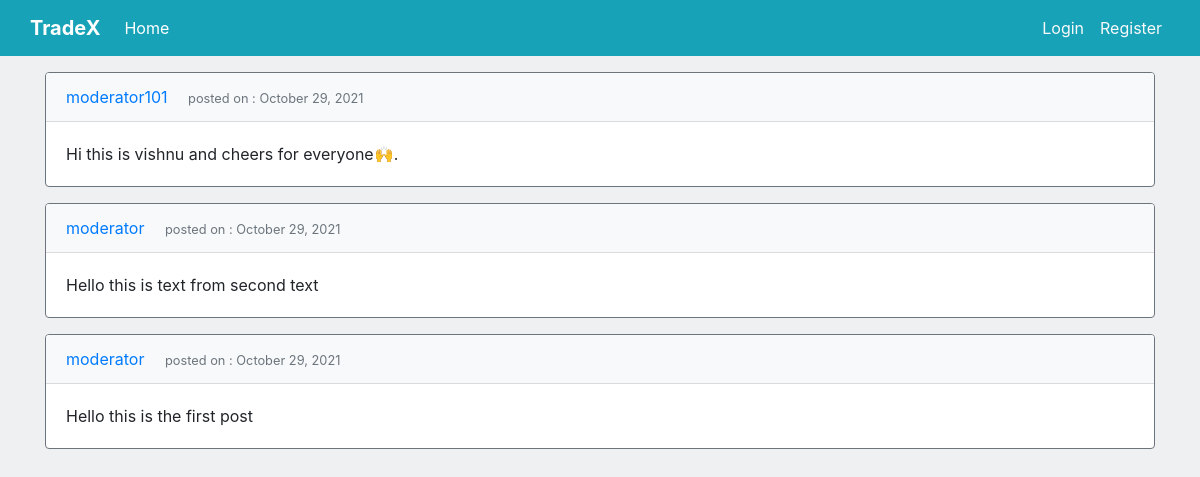
The page / on the database its author committed.
### User/models.py (models this page shows, shortened)
class Post(models.Model):
    user = models.ForeignKey(user, on_delete=models.CASCADE)
    text = models.TextField()
    created_at = models.DateTimeField(auto_now_add=True)
    updated_at = models.DateTimeField(auto_now=True)

class user(AbstractUser):
    email = models.EmailField(_('Email address'), unique=True)
    username = models.CharField(max_length=150, unique=True)
    first_name = models.CharField(max_length=150)
    last_name = models.CharField(max_length=150)
    USERNAME_FIELD = 'username'
    REQUIRED_FIELDS = ['first_name', 'last_name', 'email']

### User/views.py (the view)
# urls.py: 2. Add a URL to urlpatterns:  path('', views.home, name='home')
def home(request):
    posts = Post.objects.all().order_by('-created_at')
    return render(request, 'home.html', {'posts': posts})

### templates/home.html
{% extends "base.html" %} {% block content %}
<div class="container">
  {% for post in posts %}
  <div class="card border-secondary mb-3">
    <div class="card-header bg-light">
      <a class="mr-3" href="#">{{ post.user }}</a>
      <small class="text-muted"
        >posted on : {{ post.created_at|date:"F d, Y" }}</small
      >
    </div>
    <div class="card-body">
      <p class="card-text">{{ post.text }}</p>
    </div>
  </div>
  {% endfor %}
</div>
{% endblock content %}

### templates/base.html (shortened to what this page needs)
<!DOCTYPE html>
<html lang="en">
  <head>
    <link
      rel="stylesheet"
      href="https://cdn.jsdelivr.net/npm/bootstrap@4.6.0/dist/css/bootstrap.min.css"
    />
  </head>
  <body style="background: #eef0f1">
    <nav class="navbar navbar-expand-md navbar-dark bg-info">
      <div class="container p-0">
        <a class="navbar-brand font-weight-bold" href="#">TradeX</a>
        <div class="collapse navbar-collapse" id="navbarColor03">
          <ul class="navbar-nav mr-auto">
            <li class="nav-item active">
              <a class="nav-link" href="/"
                >Home <span class="sr-only">(current)</span></a
              >
            </li>
          </ul>
          <div class="navbar-nav">
            {% if user.is_authenticated %}
            <a
              class="nav-item nav-link text-light"
              href="{% url 'create-post' %}"
              >New Post</a
            >
            <a class="nav-item nav-link text-light" href="{% url 'logout' %}"
              >Logout</a
            >
            {% else %}
            <a class="nav-item nav-link text-light" href="{% url 'login' %}"
              >Login</a
            >
            <a class="nav-item nav-link text-light" href="{% url 'signup' %}"
              >Register</a
            >
            {% endif %}
          </div>
        </div>
      </div>
    </nav>
    <div class="container py-2">
    </div>
    {% block content %}{% endblock content %}
  </body>
</html>

### rows shown on the page
Post: user "moderator101", created_at "October 29, 2021", text "Hi this is vishnu and cheers for everyone🙌."
Post: user "moderator", created_at "October 29, 2021", text "Hello this is text from second text"
Post: user "moderator", created_at "October 29, 2021", text "Hello this is the first post"
